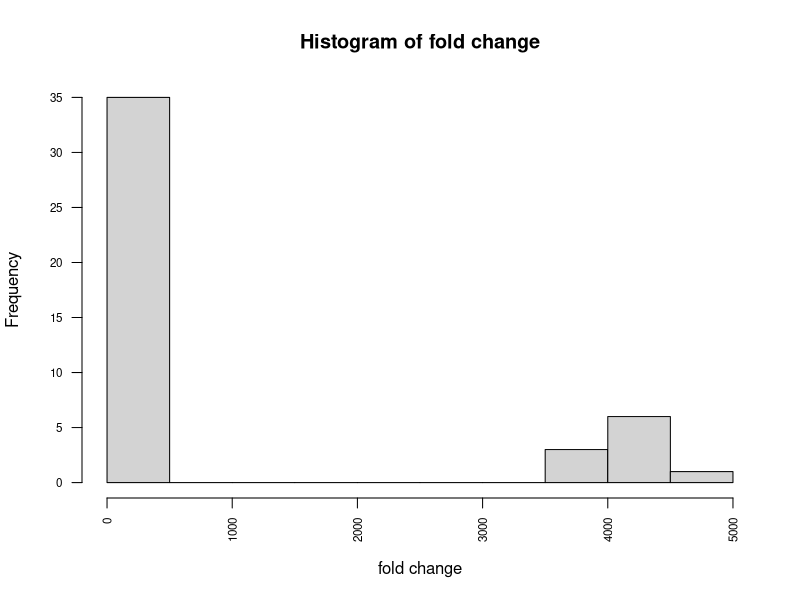
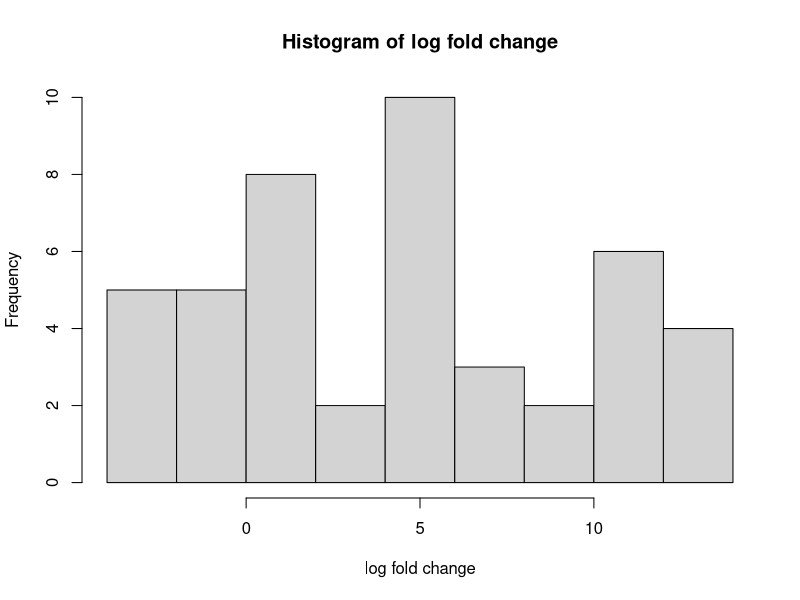
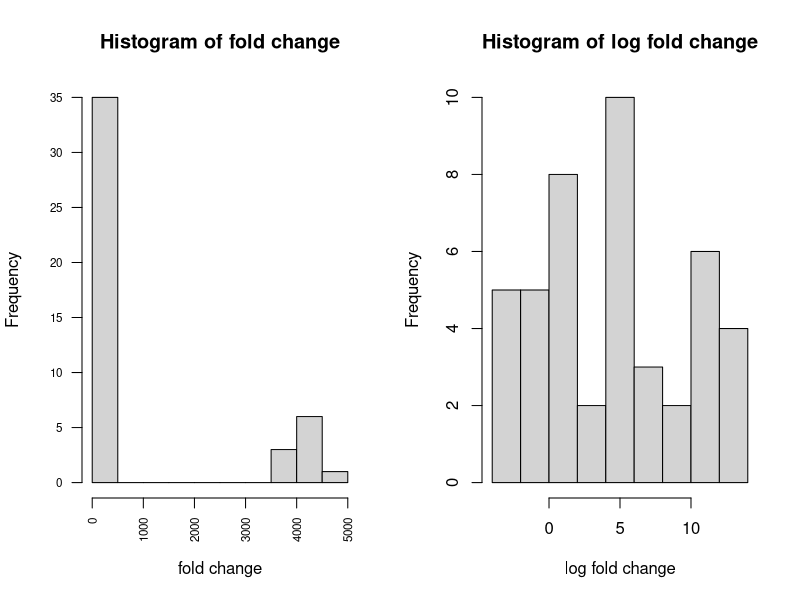
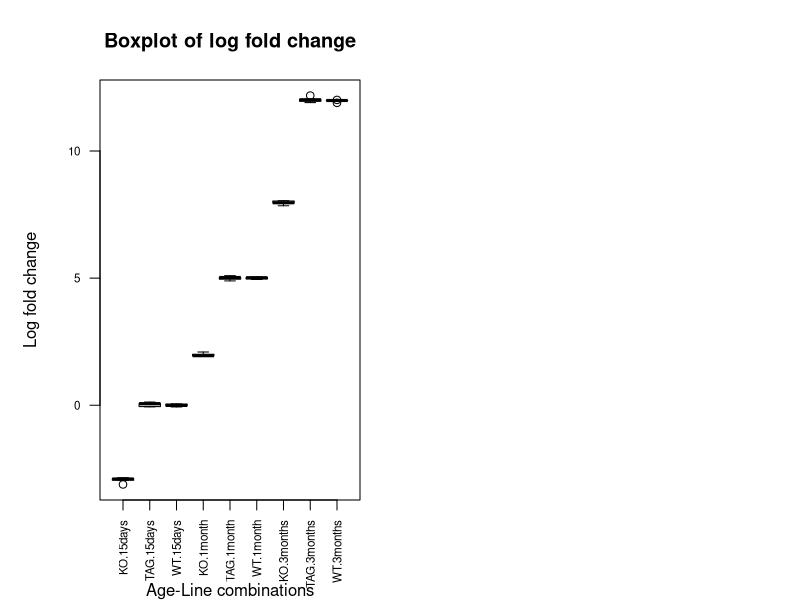
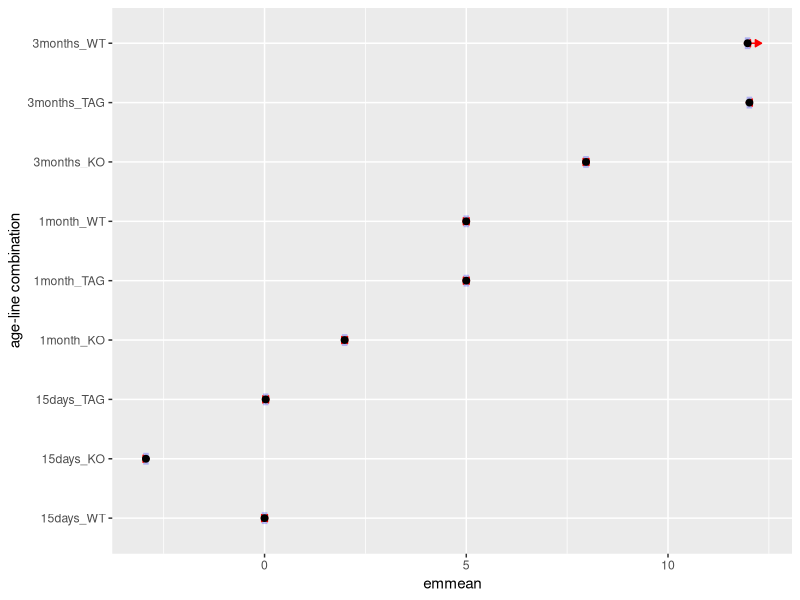

Source code (R) for these figures, in order:
## ---- chunk 1
library(purrr)
library(tibble)
library(tidyverse)

set.seed(10)
df <- data.frame(replicate(n = 3, rnorm(5, 12, .1), simplify = TRUE)) 
df
## ---- chunk 2
nKO <- 5 #No. of KO sample
nTAG <- 5 # No. of TAG sample
nWT <- 5 # No. of WT sample

set.seed(11)
geneB1 <- rbind(replicate(n = 3, rnorm(nKO, 25, .1), simplify = TRUE),
               replicate(n = 3, rnorm(nTAG, 22, .08), simplify = TRUE),
               replicate(n = 3, rnorm(nWT, 22, .08), simplify = TRUE)) 
geneB1
## ---- chunk 3
Hk <- rbind(replicate(n = 3, rnorm(nKO, 25, .1), simplify = TRUE),
       replicate(n = 3, rnorm(nTAG, 25, .1), simplify = TRUE),
       replicate(n = 3, rnorm(nWT, 25, .1), simplify = TRUE)) #making the dataset with Ct values
Hk
day15 <- data.frame(geneB1, Hk)

colnames(day15) <- c(paste0("geneB1_run", seq(1:3)), paste0("Hk_run", seq(1:3))) #naming the columns. 3 runs
day15$sampleID <- c(paste0("KO", seq(1, nKO)),
                      paste0("TAG", seq(1, nTAG)),
                      paste0("WT", seq(1, nWT))) #naming sample/ID
day15 <- day15[, c(ncol(day15), 1:c(ncol(day15)-1))] #reordering

day15$age <- rep("15days", times = nrow(day15)) #adding age to all. nrow means how many sample
day15$line <- c(rep("KO", times = nKO), rep("TAG", times = nTAG), rep("WT", times = nWT))
day15
## ---- chunk 4
geneB1_1 <- rbind(replicate(n = 3, rnorm(nKO, 20, .1), simplify = TRUE),
                          replicate(n = 3, rnorm(nTAG, 17, .07), simplify = TRUE),
                          replicate(n = 3, rnorm(nWT, 17, .07), simplify = TRUE)) 
geneB1_1

Hk1 <- rbind(replicate(n = 3, rnorm(nKO, 25, .1), simplify = TRUE),
               replicate(n = 3, rnorm(nTAG, 25, .1), simplify = TRUE),
               replicate(n = 3, rnorm(nWT, 25, .1), simplify = TRUE)) 
Hk1

month1 <- data.frame(geneB1_1, Hk1)

colnames(month1) <- c(paste0("geneB1_run", seq(1:3)), paste0("Hk_run", seq(1:3))) 
month1$sampleID <- c(paste0("KO", seq(nKO+1, 2*nKO)),
                       paste0("TAG", seq(nTAG+1, 2*nTAG)),
                       paste0("WT", seq(nWT+1, 2*nWT)))

month1 <- month1[, c(ncol(month1), 1:ncol(month1)-1)]

month1$age <- rep("1month", times = nrow(month1))
month1$line <- c(rep("KO", times = nKO), rep("TAG", times = nTAG), rep("WT", times = nWT))
month1
## ---- chunk 5
geneB1_2 <- rbind(replicate(n = 3, rnorm(5, 14, .1), simplify = TRUE),
                           replicate(n = 3, rnorm(5, 10, .07), simplify = TRUE),
                           replicate(n = 3, rnorm(5, 10, .07), simplify = TRUE)) 
geneB1_2

Hk2 <- rbind(replicate(n = 3, rnorm(5, 25, .1), simplify = TRUE),
                replicate(n = 3, rnorm(5, 25, .1), simplify = TRUE),
                replicate(n = 3, rnorm(5, 25, .1), simplify = TRUE))
Hk2

month3 <- data.frame(geneB1_2, Hk2)

colnames(month3) <- c(paste0("geneB1_run", seq(1:3)), paste0("Hk_run", seq(1:3))) 
month3$sampleID <- c(paste0("KO", seq(2*nKO+1, 3*nKO)),
                       paste0("TAG", seq(2*nTAG+1, 3*nTAG)),
                       paste0("WT", seq(2*nWT+1, 3*nWT)))
month3 <- month3[, c(ncol(month3), 1:ncol(month3)-1)]

month3$age <- rep("3months", times = nrow(month3)) #adding age to all. nrow means how many sample
month3$line <- c(rep("KO", times = nKO), rep("TAG", times = nTAG), rep("WT", times = nWT))
month3
## ---- chunk 6
pcr <- rbind(day15, month1, month3)
pcr
## ---- chunk 7
a <- pcr %>% select_if(is.numeric) %>% colnames()

pcr$Ct_geneB1 <- apply(pcr[, c(grep("geneB1_", a, ignore.case = TRUE, value = T))], 1, mean)
pcr$Ct_Hk <- apply(pcr[, c(grep("Hk_", a, ignore.case = TRUE, value = T))], 1, mean)
pcr
## ---- chunk 8
data <- pcr[, c("sampleID", "age", "line", "Ct_geneB1", "Ct_Hk")]
data
## ---- chunk 9
data$delta_Ct <- data$Ct_geneB1 - data$Ct_Hk 
data
## ---- chunk 10
calibrator <- data[data$line == "WT" & data$age == "15days",]
calibrator
calibrator_deltaCt <- mean(calibrator$delta_Ct)
## ---- chunk 11
data$delta_deltaCt <- data$delta_Ct - calibrator_deltaCt
data
## ---- chunk 12
data$fold_gene_expression <- 2^-(data$delta_deltaCt)
data
## ---- chunk 13
par(mfrow = c(1,1))
hist(data$fold_gene_expression, xlab="fold change", main="Histogram of fold change", cex.axis = 0.7, las = 2)
## ---- chunk 14
data$log_fold_change <- log2(data$fold_gene_expression)
par(mfrow = c(1,1))
hist(data$log_fold_change, xlab="log fold change", main="Histogram of log fold change")
## ---- chunk 15
par(mfrow = c(1,2))
hist(data$fold_gene_expression, xlab="fold change", main="Histogram of fold change", cex.axis = 0.7, las = 2)
hist(data$log_fold_change, xlab="log fold change", main="Histogram of log fold change")
## ---- chunk 16
write.csv(data, "pcr1.csv")
## ---- chunk 17
table(data$age, data$line)
## ---- chunk 18
par(mar = c(5, 5, 4, 2))
boxplot(log_fold_change ~ line*age, data=data, xlab = "", ylab = "Log fold change", main="Boxplot of log fold change", cex.axis = 0.7, las = 2)
mtext("Age-Line combinations", side = 1, line = 4)
## ---- chunk 19
data$age_line <- paste(data$age, data$line, sep = "_")
## ---- chunk 20
lm1 <- lm(log_fold_change ~ age_line, data=data)
summary(lm1)
## ---- chunk 21
estimate <-  mean(data$log_fold_change[data$age_line == "15days_KO"])
se <- function(x) sqrt(var(x) / length(x))
SE <- se(data$log_fold_change[data$age_line == "15days_KO"]) #`SE` might be a bit different than the value shown in the output table
t_value <- estimate/SE
## ---- chunk 22
data$age_line <- relevel(factor(data$age_line), ref = "15days_WT")
lm2 <- lm(log_fold_change ~ age_line, data=data)
summary(lm2)
## ---- chunk 23
library(emmeans)
em=emmeans(lm2,~age_line)
emp=emmeans(lm2,pairwise~age_line) 
em
emp
## ---- chunk 24
plot(em, comparisons = TRUE, ylab = "age-line combination")
## ---- chunk 25
lm3 <- lm(log_fold_change ~ age + line, data=data)
summary(lm3)
## ---- chunk 26
lm4 <- lm(log_fold_change ~ age*line, data=data)
summary(lm4)
## ---- chunk 27
anova(lm2)
